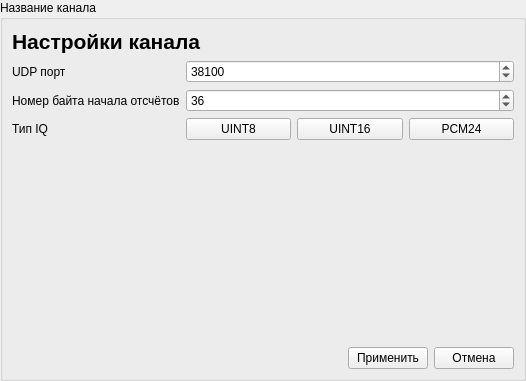
<?xml version="1.0" encoding="UTF-8"?>
<ui version="4.0">
 <class>IQVisualizer</class>
 <widget class="QWidget" name="IQVisualizer">
  <property name="geometry">
   <rect>
    <x>0</x>
    <y>0</y>
    <width>516</width>
    <height>381</height>
   </rect>
  </property>
  <property name="windowTitle">
   <string>Form</string>
  </property>
  <layout class="QGridLayout" name="gridLayout">
   <property name="leftMargin">
    <number>0</number>
   </property>
   <property name="topMargin">
    <number>0</number>
   </property>
   <property name="rightMargin">
    <number>0</number>
   </property>
   <property name="bottomMargin">
    <number>0</number>
   </property>
   <item row="0" column="0">
    <widget class="QGroupBox" name="channalAnalyzerWidget_groupBox">
     <property name="title">
      <string>Название канала</string>
     </property>
     <property name="checkable">
      <bool>false</bool>
     </property>
     <property name="checked">
      <bool>false</bool>
     </property>
     <layout class="QGridLayout" name="gridLayout_5">
      <item row="0" column="0">
       <widget class="QStackedWidget" name="stackedWidget">
        <property name="currentIndex">
         <number>1</number>
        </property>
        <widget class="QWidget" name="page">
         <layout class="QGridLayout" name="gridLayout_4">
          <property name="leftMargin">
           <number>0</number>
          </property>
          <property name="topMargin">
           <number>0</number>
          </property>
          <property name="rightMargin">
           <number>0</number>
          </property>
          <property name="bottomMargin">
           <number>0</number>
          </property>
          <item row="3" column="0">
           <layout class="QHBoxLayout" name="horizontalLayout_4">
            <property name="sizeConstraint">
             <enum>QLayout::SetFixedSize</enum>
            </property>
            <item>
             <widget class="QGroupBox" name="groupBox">
              <property name="sizePolicy">
               <sizepolicy hsizetype="Preferred" vsizetype="Preferred">
                <horstretch>0</horstretch>
                <verstretch>0</verstretch>
               </sizepolicy>
              </property>
              <property name="title">
               <string>Параметры сигнала</string>
              </property>
              <layout class="QGridLayout" name="gridLayout_3">
               <item row="2" column="0">
                <widget class="QLabel" name="label_3">
                 <property name="text">
                  <string>F (Hz)</string>
                 </property>
                </widget>
               </item>
               <item row="1" column="0">
                <widget class="QLabel" name="label_2">
                 <property name="text">
                  <string>Amax</string>
                 </property>
                </widget>
               </item>
               <item row="0" column="0">
                <widget class="QLabel" name="label">
                 <property name="text">
                  <string>Amid</string>
                 </property>
                </widget>
               </item>
               <item row="1" column="1">
                <widget class="QLabel" name="signalParametrs_maxAmplitude_label">
                 <property name="text">
                  <string>TextLabel</string>
                 </property>
                </widget>
               </item>
               <item row="2" column="1">
                <widget class="QLabel" name="signalParametrs_frequency_label">
                 <property name="text">
                  <string>TextLabel</string>
                 </property>
                </widget>
               </item>
               <item row="0" column="1">
                <widget class="QLabel" name="signalParametrs_middleAmplitude_label">
                 <property name="text">
                  <string>TextLabel</string>
                 </property>
                </widget>
               </item>
              </layout>
             </widget>
            </item>
            <item>
             <widget class="QGroupBox" name="groupBox_2">
              <property name="sizePolicy">
               <sizepolicy hsizetype="Preferred" vsizetype="Fixed">
                <horstretch>0</horstretch>
                <verstretch>0</verstretch>
               </sizepolicy>
              </property>
              <property name="title">
               <string>Параметры отображения</string>
              </property>
              <layout class="QGridLayout" name="gridLayout_2">
               <item row="0" column="0">
                <widget class="QLabel" name="label_4">
                 <property name="text">
                  <string>Частота обновления (Hz)</string>
                 </property>
                </widget>
               </item>
               <item row="0" column="1">
                <widget class="QComboBox" name="visibleParametrs_refreshFrequency_comboBox">
                 <item>
                  <property name="text">
                   <string>1</string>
                  </property>
                 </item>
                 <item>
                  <property name="text">
                   <string>5</string>
                  </property>
                 </item>
                 <item>
                  <property name="text">
                   <string>10</string>
                  </property>
                 </item>
                 <item>
                  <property name="text">
                   <string>20</string>
                  </property>
                 </item>
                 <item>
                  <property name="text">
                   <string>50</string>
                  </property>
                 </item>
                </widget>
               </item>
               <item row="1" column="0">
                <widget class="QLabel" name="label_9">
                 <property name="text">
                  <string>Размер точек</string>
                 </property>
                </widget>
               </item>
               <item row="1" column="1">
                <widget class="QSlider" name="visibleParametrs_pointsSize_horizontalSlider">
                 <property name="minimum">
                  <number>1</number>
                 </property>
                 <property name="maximum">
                  <number>20</number>
                 </property>
                 <property name="value">
                  <number>1</number>
                 </property>
                 <property name="orientation">
                  <enum>Qt::Horizontal</enum>
                 </property>
                </widget>
               </item>
               <item row="2" column="0" colspan="2">
                <widget class="QCheckBox" name="visibleParametrs_line_checkBox">
                 <property name="text">
                  <string>Линии</string>
                 </property>
                 <property name="checked">
                  <bool>true</bool>
                 </property>
                </widget>
               </item>
              </layout>
             </widget>
            </item>
           </layout>
          </item>
          <item row="1" column="0">
           <widget class="QCustomPlot" name="plot_widget" native="true">
            <property name="styleSheet">
             <string notr="true">background-color: rgba(0,0,255,100);
</string>
            </property>
           </widget>
          </item>
          <item row="2" column="0">
           <widget class="IQWaterfall" name="waterfall_widget" native="true"/>
          </item>
          <item row="0" column="0">
           <layout class="QHBoxLayout" name="horizontalLayout_2">
            <item>
             <widget class="QPushButton" name="mode_amplitude_pushButton">
              <property name="text">
               <string/>
              </property>
              <property name="icon">
               <iconset resource="../resourses.qrc">
                <normaloff>:/Icons/A.svg</normaloff>:/Icons/A.svg</iconset>
              </property>
              <property name="iconSize">
               <size>
                <width>25</width>
                <height>25</height>
               </size>
              </property>
              <property name="checkable">
               <bool>true</bool>
              </property>
              <attribute name="buttonGroup">
               <string notr="true">mode_buttonGroup</string>
              </attribute>
             </widget>
            </item>
            <item>
             <widget class="QPushButton" name="mode_frequency_pushButton">
              <property name="text">
               <string/>
              </property>
              <property name="icon">
               <iconset resource="../resourses.qrc">
                <normaloff>:/Icons/F.svg</normaloff>:/Icons/F.svg</iconset>
              </property>
              <property name="iconSize">
               <size>
                <width>25</width>
                <height>25</height>
               </size>
              </property>
              <property name="checkable">
               <bool>true</bool>
              </property>
              <attribute name="buttonGroup">
               <string notr="true">mode_buttonGroup</string>
              </attribute>
             </widget>
            </item>
            <item>
             <widget class="QPushButton" name="mode_spectrum_pushButton">
              <property name="text">
               <string/>
              </property>
              <property name="icon">
               <iconset resource="../resourses.qrc">
                <normaloff>:/Icons/Spectr.svg</normaloff>:/Icons/Spectr.svg</iconset>
              </property>
              <property name="iconSize">
               <size>
                <width>25</width>
                <height>25</height>
               </size>
              </property>
              <property name="checkable">
               <bool>true</bool>
              </property>
              <attribute name="buttonGroup">
               <string notr="true">mode_buttonGroup</string>
              </attribute>
             </widget>
            </item>
            <item>
             <widget class="QPushButton" name="mode_constellation_pushButton">
              <property name="text">
               <string/>
              </property>
              <property name="icon">
               <iconset resource="../resourses.qrc">
                <normaloff>:/Icons/Star.svg</normaloff>:/Icons/Star.svg</iconset>
              </property>
              <property name="iconSize">
               <size>
                <width>25</width>
                <height>25</height>
               </size>
              </property>
              <property name="checkable">
               <bool>true</bool>
              </property>
              <attribute name="buttonGroup">
               <string notr="true">mode_buttonGroup</string>
              </attribute>
             </widget>
            </item>
            <item>
             <spacer name="horizontalSpacer">
              <property name="orientation">
               <enum>Qt::Horizontal</enum>
              </property>
              <property name="sizeHint" stdset="0">
               <size>
                <width>13</width>
                <height>28</height>
               </size>
              </property>
             </spacer>
            </item>
            <item>
             <widget class="QLabel" name="nvl_label">
              <property name="text">
               <string>NVL</string>
              </property>
             </widget>
            </item>
            <item>
             <widget class="QComboBox" name="nvl_comboBox">
              <property name="minimumSize">
               <size>
                <width>0</width>
                <height>31</height>
               </size>
              </property>
              <item>
               <property name="text">
                <string>32</string>
               </property>
              </item>
              <item>
               <property name="text">
                <string>64</string>
               </property>
              </item>
              <item>
               <property name="text">
                <string>128</string>
               </property>
              </item>
              <item>
               <property name="text">
                <string>256</string>
               </property>
              </item>
              <item>
               <property name="text">
                <string>512</string>
               </property>
              </item>
              <item>
               <property name="text">
                <string>1024</string>
               </property>
              </item>
              <item>
               <property name="text">
                <string>2048</string>
               </property>
              </item>
              <item>
               <property name="text">
                <string>4096</string>
               </property>
              </item>
              <item>
               <property name="text">
                <string>8192</string>
               </property>
              </item>
             </widget>
            </item>
            <item>
             <widget class="QPushButton" name="play_pushButton">
              <property name="text">
               <string/>
              </property>
              <property name="icon">
               <iconset resource="../resourses.qrc">
                <normaloff>:/Icons/play.svg</normaloff>:/Icons/play.svg</iconset>
              </property>
              <property name="iconSize">
               <size>
                <width>25</width>
                <height>25</height>
               </size>
              </property>
              <property name="checkable">
               <bool>true</bool>
              </property>
              <property name="autoExclusive">
               <bool>true</bool>
              </property>
              <attribute name="buttonGroup">
               <string notr="true">channalState_buttonGroup</string>
              </attribute>
             </widget>
            </item>
            <item>
             <widget class="QPushButton" name="stop_pushButton">
              <property name="text">
               <string/>
              </property>
              <property name="icon">
               <iconset resource="../resourses.qrc">
                <normaloff>:/Icons/stop.svg</normaloff>:/Icons/stop.svg</iconset>
              </property>
              <property name="iconSize">
               <size>
                <width>25</width>
                <height>25</height>
               </size>
              </property>
              <property name="checkable">
               <bool>true</bool>
              </property>
              <property name="checked">
               <bool>true</bool>
              </property>
              <property name="autoExclusive">
               <bool>true</bool>
              </property>
              <attribute name="buttonGroup">
               <string notr="true">channalState_buttonGroup</string>
              </attribute>
             </widget>
            </item>
            <item>
             <widget class="QPushButton" name="autoRescale_pushButton">
              <property name="text">
               <string/>
              </property>
              <property name="icon">
               <iconset resource="../resourses.qrc">
                <normaloff>:/Icons/Rescale.svg</normaloff>:/Icons/Rescale.svg</iconset>
              </property>
              <property name="iconSize">
               <size>
                <width>25</width>
                <height>25</height>
               </size>
              </property>
             </widget>
            </item>
            <item>
             <widget class="QPushButton" name="waterfall_pushButton">
              <property name="text">
               <string/>
              </property>
              <property name="icon">
               <iconset resource="../resourses.qrc">
                <normaloff>:/Icons/Waterfall.svg</normaloff>:/Icons/Waterfall.svg</iconset>
              </property>
              <property name="iconSize">
               <size>
                <width>25</width>
                <height>25</height>
               </size>
              </property>
              <property name="checkable">
               <bool>true</bool>
              </property>
             </widget>
            </item>
            <item>
             <widget class="QPushButton" name="settings_pushButton">
              <property name="text">
               <string/>
              </property>
              <property name="icon">
               <iconset resource="../resourses.qrc">
                <normaloff>:/Icons/Settings.svg</normaloff>:/Icons/Settings.svg</iconset>
              </property>
              <property name="iconSize">
               <size>
                <width>25</width>
                <height>25</height>
               </size>
              </property>
             </widget>
            </item>
           </layout>
          </item>
         </layout>
        </widget>
        <widget class="QWidget" name="page_2">
         <layout class="QGridLayout" name="gridLayout_7">
          <property name="leftMargin">
           <number>0</number>
          </property>
          <property name="topMargin">
           <number>0</number>
          </property>
          <property name="rightMargin">
           <number>0</number>
          </property>
          <property name="bottomMargin">
           <number>0</number>
          </property>
          <item row="0" column="0">
           <widget class="QLabel" name="label_5">
            <property name="font">
             <font>
              <pointsize>16</pointsize>
              <weight>75</weight>
              <bold>true</bold>
             </font>
            </property>
            <property name="text">
             <string>Настройки канала</string>
            </property>
           </widget>
          </item>
          <item row="1" column="0">
           <layout class="QGridLayout" name="gridLayout_6">
            <item row="0" column="0">
             <widget class="QLabel" name="label_6">
              <property name="text">
               <string>UDP порт</string>
              </property>
             </widget>
            </item>
            <item row="0" column="1" colspan="3">
             <widget class="QSpinBox" name="srcUdpPort_spinBox">
              <property name="maximum">
               <number>65535</number>
              </property>
              <property name="value">
               <number>38100</number>
              </property>
             </widget>
            </item>
            <item row="2" column="2">
             <widget class="QPushButton" name="iqType_uint16_pushButton">
              <property name="text">
               <string>UINT16</string>
              </property>
              <property name="checkable">
               <bool>true</bool>
              </property>
              <attribute name="buttonGroup">
               <string notr="true">iqType_buttonGroup</string>
              </attribute>
             </widget>
            </item>
            <item row="2" column="0">
             <widget class="QLabel" name="label_8">
              <property name="text">
               <string>Тип IQ</string>
              </property>
             </widget>
            </item>
            <item row="2" column="1">
             <widget class="QPushButton" name="iqType_uint8_pushButton">
              <property name="text">
               <string>UINT8</string>
              </property>
              <property name="checkable">
               <bool>true</bool>
              </property>
              <attribute name="buttonGroup">
               <string notr="true">iqType_buttonGroup</string>
              </attribute>
             </widget>
            </item>
            <item row="2" column="3">
             <widget class="QPushButton" name="iqType_pcm24_pushButton">
              <property name="text">
               <string>PCM24</string>
              </property>
              <property name="checkable">
               <bool>true</bool>
              </property>
              <attribute name="buttonGroup">
               <string notr="true">iqType_buttonGroup</string>
              </attribute>
             </widget>
            </item>
            <item row="1" column="1" colspan="3">
             <widget class="QSpinBox" name="iqStartNumberByte_spinBox">
              <property name="maximum">
               <number>65535</number>
              </property>
              <property name="value">
               <number>36</number>
              </property>
             </widget>
            </item>
            <item row="1" column="0">
             <widget class="QLabel" name="label_7">
              <property name="text">
               <string>Номер байта начала отсчётов</string>
              </property>
             </widget>
            </item>
           </layout>
          </item>
          <item row="2" column="0">
           <spacer name="verticalSpacer">
            <property name="orientation">
             <enum>Qt::Vertical</enum>
            </property>
            <property name="sizeHint" stdset="0">
             <size>
              <width>20</width>
              <height>206</height>
             </size>
            </property>
           </spacer>
          </item>
          <item row="3" column="0">
           <layout class="QHBoxLayout" name="horizontalLayout">
            <item>
             <spacer name="horizontalSpacer_2">
              <property name="orientation">
               <enum>Qt::Horizontal</enum>
              </property>
              <property name="sizeHint" stdset="0">
               <size>
                <width>40</width>
                <height>20</height>
               </size>
              </property>
             </spacer>
            </item>
            <item>
             <widget class="QPushButton" name="apply_pushButton">
              <property name="text">
               <string>Применить</string>
              </property>
             </widget>
            </item>
            <item>
             <widget class="QPushButton" name="cancel_pushButton">
              <property name="text">
               <string>Отмена</string>
              </property>
             </widget>
            </item>
           </layout>
          </item>
         </layout>
        </widget>
       </widget>
      </item>
     </layout>
    </widget>
   </item>
  </layout>
 </widget>
 <customwidgets>
  <customwidget>
   <class>QCustomPlot</class>
   <extends>QWidget</extends>
   <header location="global">IQVisualizer/qcustomplot.h</header>
   <container>1</container>
  </customwidget>
  <customwidget>
   <class>IQWaterfall</class>
   <extends>QWidget</extends>
   <header>IQVisualizer/iqwaterfall.h</header>
   <container>1</container>
  </customwidget>
 </customwidgets>
 <resources>
  <include location="../resourses.qrc"/>
 </resources>
 <connections/>
 <buttongroups>
  <buttongroup name="iqType_buttonGroup"/>
  <buttongroup name="mode_buttonGroup"/>
  <buttongroup name="channalState_buttonGroup"/>
 </buttongroups>
</ui>
